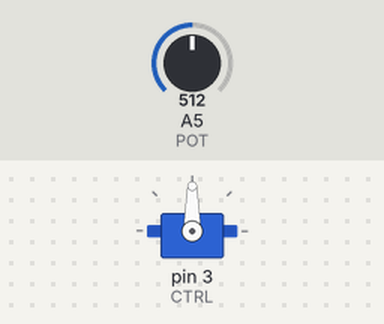
Bench run of a sketch on a simulated Arduino Uno, built with avr-gcc and run on an emulated ATmega328P. Shown: servo. Inputs (shaded band) come from the test bench; at power-on: A5 (POT) = 512.

Above: at 1.2 s.
1.3 s: A5 (POT) set to 716
At 1.9 s:
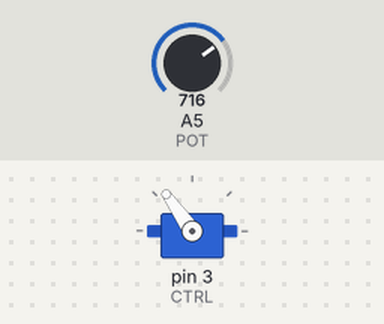
2.8 s: A5 (POT) set to 900
At 3.1 s:
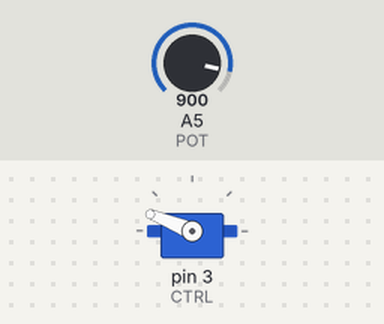
4.3 s: A5 (POT) set to 1023
At 5.5 s:
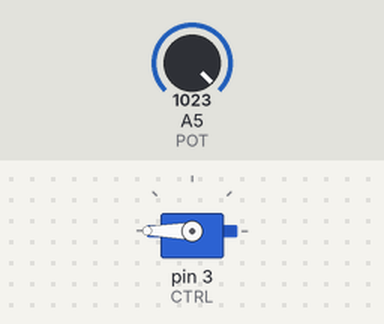
5.8 s: A5 (POT) set to 306
At 6.9 s:
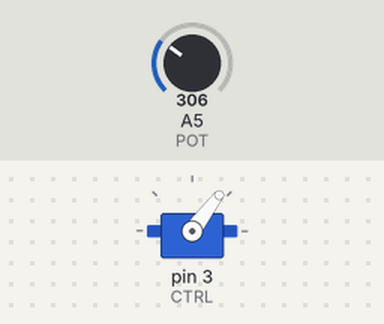
7.3 s: A5 (POT) set to 122
At 8.2 s:
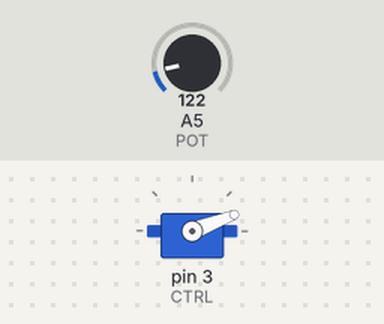
Timing chart, 0 to 9.8 s (numbered marks = the images above; inputs shaded):
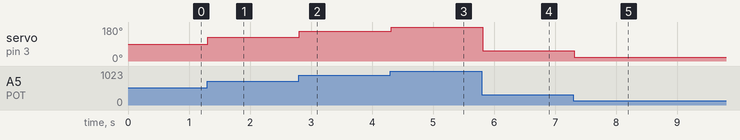

Measured:
- after the input at 1.3 s, servo on pin 3 (CTRL): 90° → 125° at once
- after the input at 2.8 s, servo on pin 3 (CTRL): 125° → 158° at once
- after the input at 4.3 s, servo on pin 3 (CTRL): 158° → 180° at once
- after the input at 5.8 s, servo on pin 3 (CTRL): 180° → 53° at once
- after the input at 7.3 s, servo on pin 3 (CTRL): 53° → 21° at once

The sketch:

servo_con_potenciometro.ino
```cpp
/*
En esta práctica vamos poner en funcionamiento un servomotor,
este será contralado mediante un potenciometro, este potenciometro,
este lo que hará es cuando nosotros movamos el potenciometro
hacia algún lado el servo motor irá dirigido hacia ese lado o esa
posición.
 */

// Alumno: Mehdi Boumhara Farhane

#include <Servo.h>   //En este apatadado vamos utilizar esta
                    // HERRAMIENTA

//Pin de control del servomotor
#define CTRL 3

//Pin de lectura del potenciometro
#define POT A5

//Declaramos nuestros obxectos tanto la velocidad como la
//posicion

Servo motor;
int angulo = 0;
int veloc = 100;

void setup() {
  //Aqui estamos haciendo la declaración de las entradas
  //diciendole a nuestro progrma que hay conectado en cada pin
  motor.attach(CTRL);
}

void loop() {
  //Lectura del potenciometro
  angulo = analogRead(POT);
  angulo = map(angulo, 0, 1023, 0, 180);
  //Actualiza servo (realimentación)
  motor.write(angulo);
  delay(veloc);
}
```
